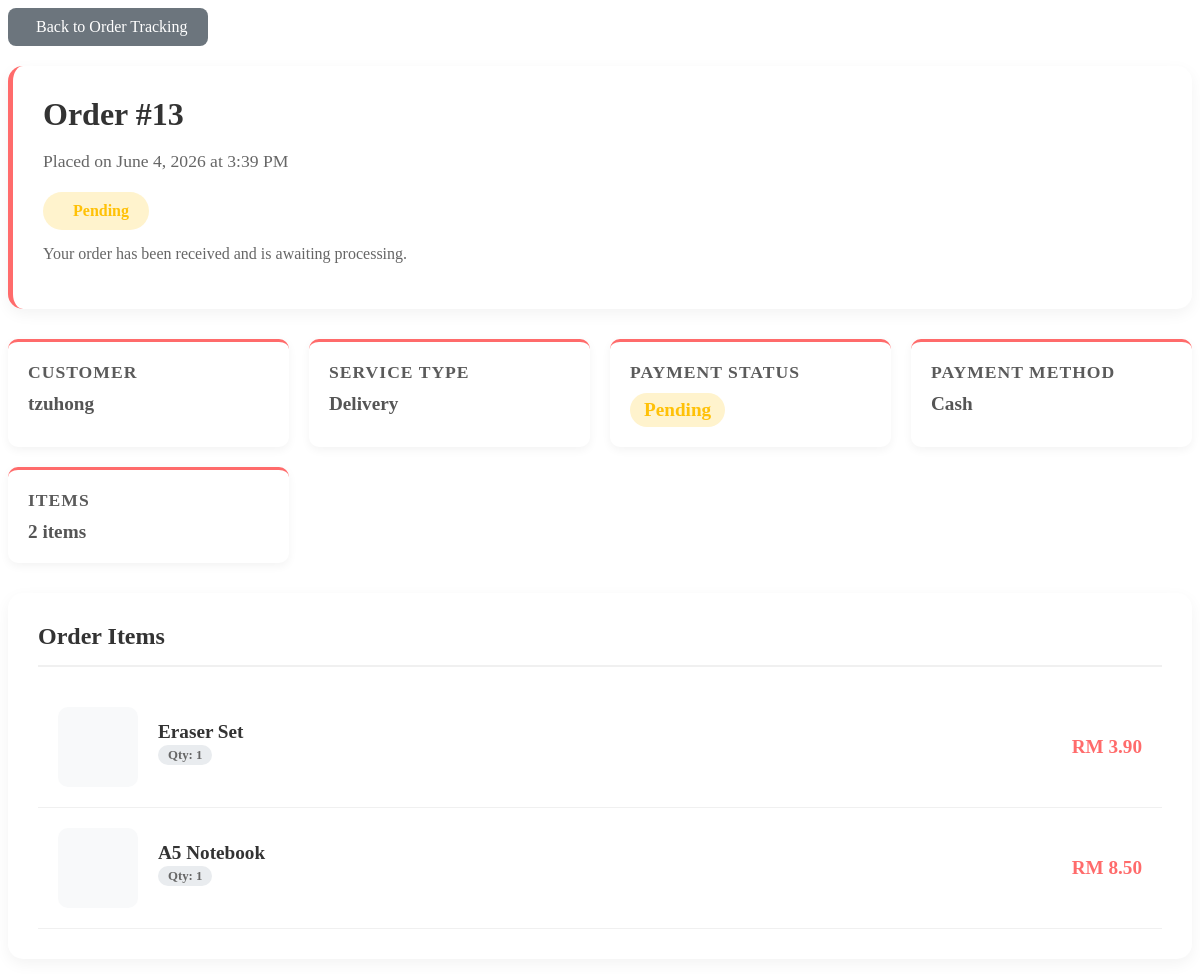
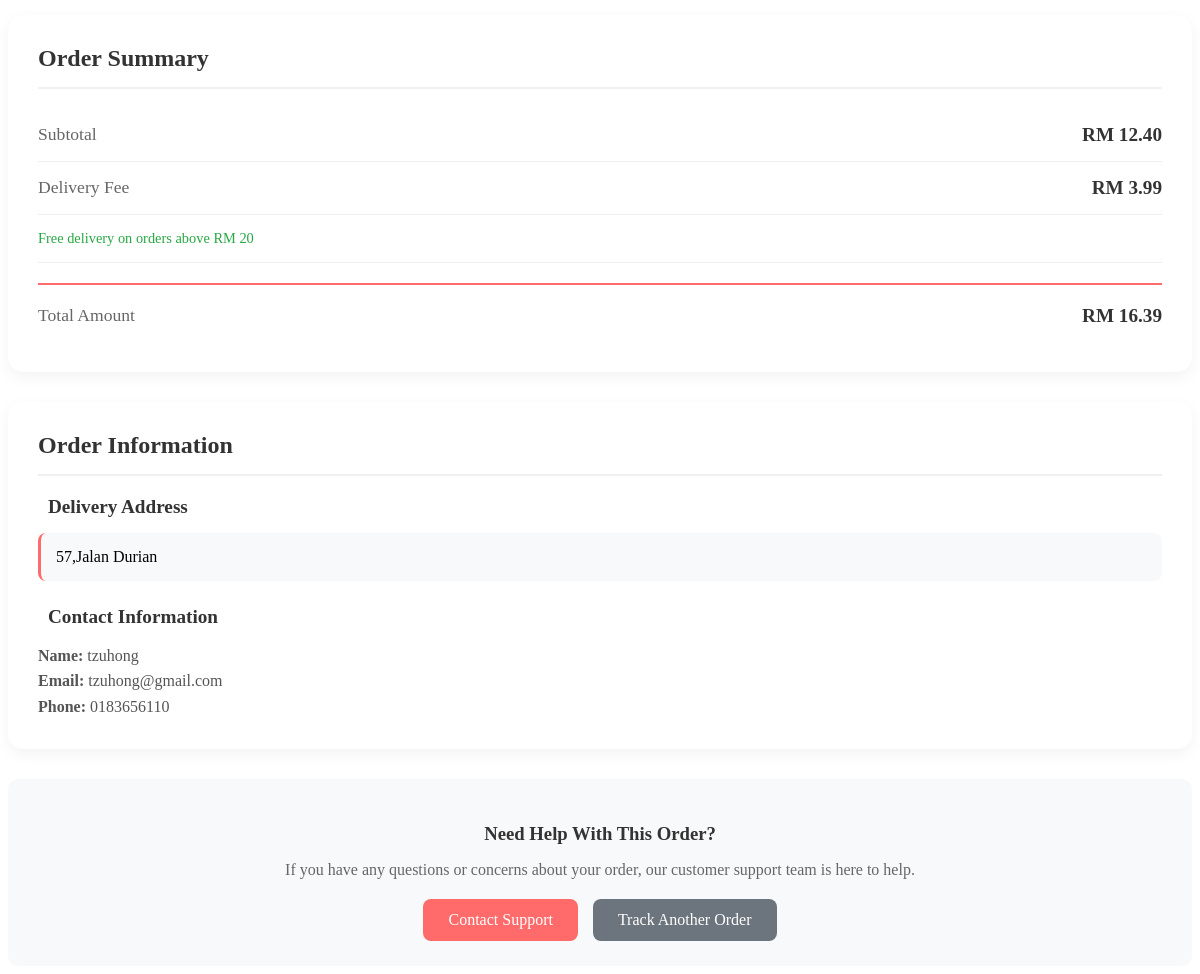
Screenshot of /order-details.php?id=13 with the database file from the repository (2 pictures, top to bottom).
### tables this page shows
CREATE TABLE `orders` (
  `id` int(11) NOT NULL,
  `user_id` int(11) DEFAULT NULL,
  `order_date` timestamp NOT NULL DEFAULT current_timestamp(),
  `total_price` decimal(10,2) NOT NULL,
  `status` enum('pending','processing','completed','cancelled') DEFAULT 'pending',
  `delivery_address` text DEFAULT NULL,
  `payment_method` varchar(50) DEFAULT NULL,
  `customer_name` varchar(100) DEFAULT NULL,
  `customer_email` varchar(100) DEFAULT NULL,
  `customer_phone` varchar(20) DEFAULT NULL,
  `delivery_method` varchar(50) DEFAULT NULL
);

CREATE TABLE `order_items` (
  `id` int(11) NOT NULL,
  `order_id` int(11) DEFAULT NULL,
  `product_id` int(11) DEFAULT NULL,
  `quantity` int(11) NOT NULL,
  `price` decimal(10,2) NOT NULL
);

CREATE TABLE `products` (
  `id` int(11) NOT NULL,
  `name` varchar(100) NOT NULL,
  `description` text DEFAULT NULL,
  `price` decimal(10,2) NOT NULL,
  `category_id` int(11) DEFAULT NULL,
  `image` varchar(255) DEFAULT 'default.jpg',
  `available` tinyint(1) DEFAULT 1
);

### order-details.php (the view, shortened to what this page needs)
<?php
$order_id = intval($_GET['id']);
$sql = "SELECT o.*,
               u.username, u.email as user_email,
               COUNT(oi.id) as item_count,
               SUM(oi.quantity * oi.price) as calculated_total
        FROM orders o
        LEFT JOIN users u ON o.user_id = u.id
        LEFT JOIN order_items oi ON o.id = oi.order_id
        WHERE o.id = $order_id
        GROUP BY o.id";
$result = mysqli_query($conn, $sql);
    ?>
    <?php
$order = mysqli_fetch_assoc($result);
    ?>
    <?php
$items_sql = "SELECT oi.*, p.name as product_name, p.image as product_image
              FROM order_items oi
              LEFT JOIN products p ON oi.product_id = p.id
              WHERE oi.order_id = $order_id";
$items_result = mysqli_query($conn, $items_sql);
$order_items = [];
$items_total = 0;
if ($items_result) {
    while($item = mysqli_fetch_assoc($items_result)) {
        $order_items[] = $item;
        $items_total += $item['quantity'] * $item['price'];
    }
}
$order_date = date('F j, Y \a\t g:i A', strtotime($order['order_date']));
$display_order_status = ($order['status'] === 'paid') ? 'pending' : $order['status'];
$payment_method_text = strtolower($order['payment_method'] ?? '');
if ($display_order_status === 'cancelled') {
    $payment_status = 'Refunded';
    $payment_color = '#dc3545';
    $payment_bg = '#f8d7da';
} elseif (strpos($payment_method_text, 'cash') !== false) {
    $payment_status = 'Pending';
    $payment_color = '#ffc107';
    $payment_bg = '#fff3cd';
} else {
    $payment_status = 'Paid';
    $payment_color = '#28a745';
    $payment_bg = '#d4edda';
}
$status_info = [
    'pending' => [
        'color' => '#ffc107',
        'bg_color' => '#fff3cd',
        'icon' => 'fas fa-clock',
        'description' => 'Your order has been received and is awaiting processing.'
    ],
    'processing' => [
        'color' => '#17a2b8',
        'bg_color' => '#d1ecf1',
        'icon' => 'fas fa-utensils',
        'description' => 'Your stationery items are currently being prepared and packed.'
    ],
    'completed' => [
        'color' => '#28a745',
        'bg_color' => '#d4edda',
        'icon' => 'fas fa-check-circle',
        'description' => 'Your order has been completed.'
    ],
    'cancelled' => [
        'color' => '#dc3545',
        'bg_color' => '#f8d7da',
        'icon' => 'fas fa-times-circle',
        'description' => 'Your order has been cancelled.'
    ]
];
$current_status = $status_info[$display_order_status] ?? $status_info['pending'];
?>
<div class="order-details-container">
    <a href="track.php" class="back-button">
        <i class="fas fa-arrow-left"></i> Back to Order Tracking
    </a>
    <div class="order-header">
        <h1 class="order-number">Order #<?php echo $order['id']; ?></h1>
        <p class="order-date">Placed on <?php echo $order_date; ?></p>
        <div class="status-badge" style="color: <?php echo $current_status['color']; ?>; background: <?php echo $current_status['bg_color']; ?>;">
            <span><?php echo ucfirst($display_order_status); ?></span>
        </div>
        <p style="margin-top: 15px; color: #666; max-width: 600px;">
            <?php echo $current_status['description']; ?>
        </p>
    </div>
    <div class="order-summary">
        <div class="summary-card">
            <h3>Customer</h3>
            <p><?php echo $order['customer_name'] ? htmlspecialchars($order['customer_name']) : ($order['username'] ? htmlspecialchars($order['username']) : 'Guest'); ?></p>
        </div>
        <div class="summary-card">
            <h3>Service Type</h3>
            <p>
                <?php
                $service_types = [
                    'delivery' => 'Delivery',
                    'takeout' => 'Takeout',
                    'dine_in' => 'Dine-in'
                ];
                echo $service_types[$order['delivery_method']] ?? 'Delivery';
                ?>
            </p>
        </div>
        <div class="summary-card">
            <h3>Payment Status</h3>
            <p>
                <span style="display:inline-block; padding:6px 14px; border-radius:20px; background: <?php echo $payment_bg; ?>; color: <?php echo $payment_color; ?>; font-weight:700;">
                    <?php echo $payment_status; ?>
                </span>
            </p>
        </div>
        <div class="summary-card">
            <h3>Payment Method</h3>
            <p><?php echo htmlspecialchars($order['payment_method'] ?: 'Not specified'); ?></p>
        </div>
        <div class="summary-card">
            <h3>Items</h3>
            <p><?php echo $order['item_count']; ?> item<?php echo $order['item_count'] != 1 ? 's' : ''; ?></p>
        </div>
    </div>
    <div class="order-items">
        <h2>Order Items</h2>
        <?php if (!empty($order_items)): ?>
            <?php foreach ($order_items as $item): ?>
                <div class="item-card">
                    <div class="item-image">
                    </div>
                    <div class="item-details">
                        <h3 class="item-name"><?php echo htmlspecialchars($item['product_name']); ?></h3>
                        <div class="item-meta">
                            <span class="item-quantity">Qty: <?php echo $item['quantity']; ?></span>
                        </div>
                    </div>
                    <div class="item-price">
                        RM <?php echo number_format($item['price'] * $item['quantity'], 2); ?>
                    </div>
                </div>
            <?php endforeach; ?>
        <?php endif; ?>
    </div>
    <div class="order-total">
        <h2 style="color: #333; margin: 0 0 20px 0; padding-bottom: 15px; border-bottom: 2px solid #f0f0f0;">Order Summary</h2>
        <div class="total-row">
            <span class="total-label">Subtotal</span>
            <span class="total-value">RM <?php echo number_format($items_total, 2); ?></span>
        </div>
        <div class="total-row">
            <span class="total-label">Delivery Fee</span>
            <span class="total-value">
                <?php
                $delivery_fee = 0;
                if ($order['delivery_method'] == 'delivery' && $items_total < 20) {
                    $delivery_fee = 3.99;
                }
                echo 'RM ' . number_format($delivery_fee, 2);
                ?>
            </span>
        </div>
        <?php if ($order['delivery_method'] == 'delivery' && $items_total < 20): ?>
            <div class="total-row">
                <span class="total-label" style="font-size: 0.9rem; color: #28a745;">
                    <i class="fas fa-info-circle"></i> Free delivery on orders above RM 20
                </span>
            </div>
        <?php endif; ?>
        <div class="total-row grand-total">
            <span class="total-label">Total Amount</span>
            <span class="total-value">
                RM <?php
                $grand_total = $items_total + ($order['delivery_method'] == 'delivery' && $items_total < 20 ? 3.99 : 0);
                echo number_format($grand_total, 2);
                ?>
            </span>
        </div>
    </div>
    <div class="delivery-info">
        <h2 style="color: #333; margin: 0 0 20px 0; padding-bottom: 15px; border-bottom: 2px solid #f0f0f0;">Order Information</h2>
        <?php if ($order['delivery_method'] == 'delivery' && $order['delivery_address']): ?>
            <div class="info-section">
                <h3><i class="fas fa-map-marker-alt"></i> Delivery Address</h3>
                <div class="address">
                    <?php echo nl2br(htmlspecialchars($order['delivery_address'])); ?>
                </div>
            </div>
        <?php endif; ?>
        <div class="info-section">
            <h3><i class="fas fa-user"></i> Contact Information</h3>
            <?php if ($order['customer_name']): ?>
                <p><strong>Name:</strong> <?php echo htmlspecialchars($order['customer_name']); ?></p>
            <?php endif; ?>
            <?php if ($order['customer_email']): ?>
                <p><strong>Email:</strong> <?php echo htmlspecialchars($order['customer_email']); ?></p>
            <?php elseif ($order['user_email']): ?>
                <p><strong>Email:</strong> <?php echo htmlspecialchars($order['user_email']); ?></p>
            <?php endif; ?>
            <?php if ($order['customer_phone']): ?>
                <p><strong>Phone:</strong> <?php echo htmlspecialchars($order['customer_phone']); ?></p>
            <?php endif; ?>
        </div>
    </div>
    <div style="margin-top: 30px; padding: 25px; background: #f8f9fa; border-radius: 10px; text-align: center;">
        <h3 style="color: #333; margin-bottom: 15px;">Need Help With This Order?</h3>
        <p style="color: #666; margin-bottom: 20px;">
            If you have any questions or concerns about your order, our customer support team is here to help.
        </p>
        <div style="display: flex; gap: 15px; justify-content: center; flex-wrap: wrap;">
            <a href="contact.php" class="btn" style="background: #ff6b6b; color: white; padding: 12px 25px; border-radius: 8px; text-decoration: none;">
                <i class="fas fa-headset"></i> Contact Support
            </a>
            <a href="track.php" class="btn" style="background: #6c757d; color: white; padding: 12px 25px; border-radius: 8px; text-decoration: none;">
                <i class="fas fa-search"></i> Track Another Order
            </a>
        </div>
    </div>
</div>

### order-details.php (style rules this page uses)
.order-details-container { max-width: 1200px; margin: 0 auto; }
.back-button { display: inline-flex; align-items: center; gap: 8px; padding: 10px 20px; background: #6c757d; color: white; text-decoration: none; border-radius: 8px; font-weight: 500; transition: all 0.3s; border: none; cursor: pointer; margin-bottom: 20px; }
.order-header { background: white; border-radius: 15px; padding: 30px; margin-bottom: 30px; box-shadow: 0 5px 15px rgba(0,0,0,0.05); border-left: 5px solid #ff6b6b; }
.order-number { font-size: 2rem; color: #333; margin: 0 0 10px 0; }
.order-date { color: #666; font-size: 1.1rem; margin-bottom: 20px; }
.status-badge { display: inline-flex; align-items: center; gap: 10px; padding: 10px 20px; border-radius: 25px; font-weight: 600; font-size: 1rem; }
.order-summary { display: grid; grid-template-columns: repeat(auto-fit, minmax(250px, 1fr)); gap: 20px; margin-bottom: 30px; }
.summary-card { background: white; border-radius: 10px; padding: 20px; box-shadow: 0 3px 10px rgba(0,0,0,0.05); border-top: 3px solid #ff6b6b; }
.summary-card h3 { color: #333; margin: 0 0 10px 0; font-size: 1.1rem; text-transform: uppercase; letter-spacing: 1px; opacity: 0.8; }
.summary-card p { color: #555; margin: 0; font-size: 1.2rem; font-weight: 600; }
.order-items { background: white; border-radius: 15px; padding: 30px; margin-bottom: 30px; box-shadow: 0 5px 15px rgba(0,0,0,0.05); }
.order-items h2 { color: #333; margin: 0 0 20px 0; padding-bottom: 15px; border-bottom: 2px solid #f0f0f0; }
.item-card { display: flex; align-items: center; padding: 20px; border-bottom: 1px solid #f0f0f0; transition: background 0.3s; }
.item-image { width: 80px; height: 80px; border-radius: 10px; overflow: hidden; margin-right: 20px; flex-shrink: 0; background: #f8f9fa; display: flex; align-items: center; justify-content: center; }
.item-details { flex: 1; }
.item-name { font-size: 1.2rem; color: #333; margin: 0 0 5px 0; }
.item-meta { color: #666; font-size: 0.9rem; margin-bottom: 10px; }
.item-quantity { background: #e9ecef; padding: 3px 10px; border-radius: 15px; font-size: 0.8rem; font-weight: 600; }
.item-price { font-size: 1.2rem; font-weight: 600; color: #ff6b6b; min-width: 100px; text-align: right; }
.order-total { background: white; border-radius: 15px; padding: 30px; box-shadow: 0 5px 15px rgba(0,0,0,0.05); }
.total-row { display: flex; justify-content: space-between; align-items: center; padding: 15px 0; border-bottom: 1px solid #eee; }
.total-row:last-child { border-bottom: none; }
.total-label { color: #666; font-size: 1.1rem; }
.total-value { font-size: 1.2rem; font-weight: 600; color: #333; }
.grand-total { font-size: 1.5rem; color: #ff6b6b; border-top: 2px solid #ff6b6b; margin-top: 20px; padding-top: 20px; }
.delivery-info { background: white; border-radius: 15px; padding: 30px; margin-top: 30px; box-shadow: 0 5px 15px rgba(0,0,0,0.05); }
.info-section { margin-bottom: 25px; }
.info-section:last-child { margin-bottom: 0; }
.info-section h3 { color: #333; margin: 0 0 15px 0; font-size: 1.2rem; display: flex; align-items: center; gap: 10px; }
.info-section p { color: #555; margin: 0; line-height: 1.6; }
.info-section .address { background: #f8f9fa; padding: 15px; border-radius: 8px; border-left: 3px solid #ff6b6b; }

### rows the page displays
orders: id "13", order_date "June 4, 2026 at 3:39 PM", status "Pending", status "Your order has been received and is awaiting processing.", customer_name "tzuhong", delivery_method "Delivery", payment_status "Pending", payment_method "Cash", delivery_method "3.99", delivery_method "16.39", delivery_address "57,Jalan Durian", customer_email "tzuhong@gmail.com", customer_phone "0183656110"
order_items: product.name "Eraser Set", quantity "1", $item['price']*$item['quantity'] "3.90"
order_items: product.name "A5 Notebook", quantity "1", $item['price']*$item['quantity'] "8.50"

### other values shown
$order['item_count'] "2"
$items_total "12.40"
